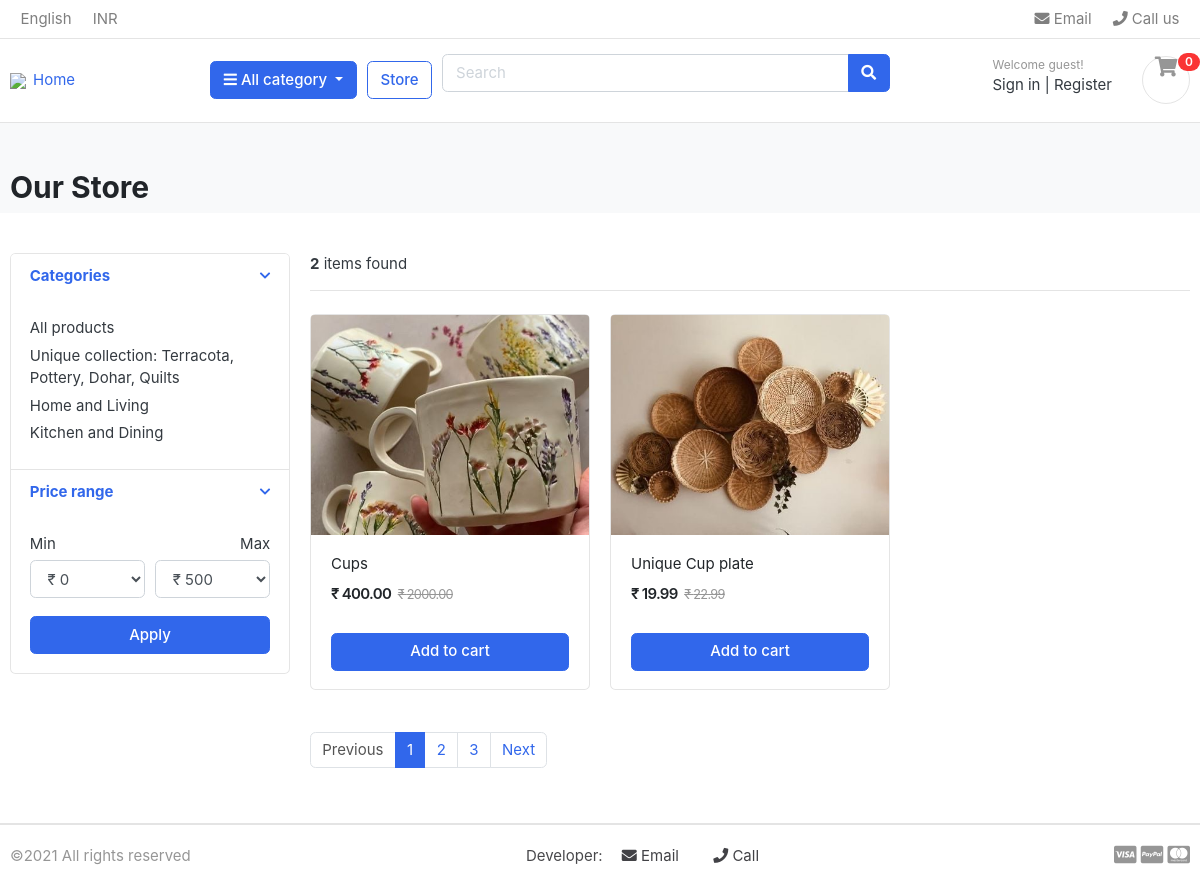
The app's page /shop/category/kitchen-and-dining/ with its own data.
### all_category/models.py (models this page shows, shortened)
class Category(models.Model):
    category_name = models.CharField(max_length=100,unique=True)
    slug = models.SlugField(max_length=100,unique=True)
    category_img = models.ImageField(upload_to="photos/category",blank =True)
    description = models.TextField(max_length=300,blank = True)
    class Meta:
        verbose_name = "category"
        verbose_name_plural = "categories"
    def get_url(self):
        return reverse('products_by_category',args = [self.slug])

### shop/models.py (models this page shows, shortened)
class Product(models.Model):
    items = models.CharField(max_length=120)
    slug = models.SlugField (verbose_name = "slug",allow_unicode = True,unique=True,blank = True,null = True)
    price = models.DecimalField(max_digits=10,decimal_places=2)
    discounted_price = models.DecimalField(max_digits=10,decimal_places=2)
    description = models.TextField()
    image = models.ImageField(max_length=300,upload_to="product_images")
    stock = models.IntegerField(default=0)
    is_available = models.BooleanField(default=True)
    category = models.ForeignKey(Category, on_delete=models.CASCADE)
    created_date = models.DateTimeField(auto_now=True)
    modified_date = models.DateTimeField(auto_now=True)
    def get_url(self):
        return reverse('product_detail',args = [self.category.slug, self.slug])

### shop/views.py (the view)
# urls.py: path("",views.shop,name="shop"),
def shop(request,category_slug= None):
    categories = None
    products = None
    if category_slug !=None:
        categories = get_object_or_404(Category,slug = category_slug )
        products = Product.objects.filter(category = categories,is_available = True)
        product_count = products.count()
    else:
        products = Product.objects.all().filter(is_available=True)
        product_count = products.count()
    context = {"products":products,"product_count":product_count}
    return render(request, "shop/shop.html",context)

### all_category/context_processors.py (called while the page is built)
def menu_links(request):
    links = Category.objects.all()
    return dict(links = links)

### shop/templates/shop/shop.html (shortened to what this page needs)
{%extends 'base.html' %} {%load static%} {%block content%}
<section class="section-pagetop bg" style= "height: 5px;">
  <div class="container" style= "height: 5px;">
     {%if 'search' in request.path%}
<h2 class="title-page">Search Result</h2>
{% else %}
    <h2 class="title-page">Our Store</h2>
{%endif%}
  </div>
</section>
<section class="section-content padding-y">
  <div class="container">
    <div class="row">
      <aside class="col-md-3">
        <div class="card">
          <article class="filter-group">
            <header class="card-header">
              <a
                href="#"
                data-toggle="collapse"
                data-target="#collapse_1"
                aria-expanded="true"
                class=""
              >
                <i class="icon-control fa fa-chevron-down"></i>
                <h6 class="title">Categories</h6>
              </a>
            </header>
            <div class="filter-content collapse show" id="collapse_1" >
              <div class="card-body">
                <ul class="list-menu">
                  <li><a href="{% url 'shop' %}">All products </a></li>
                  {% for category in links %}
                  <li><a href="{{category.get_url }}">{{category.category_name}} </a></li>
                  {%endfor%}
                </ul>
              </div>
            </div>
          </article>
          <article class="filter-group">
            <header class="card-header">
              <a
                href="#"
                data-toggle="collapse"
                data-target="#collapse_3"
                aria-expanded="true"
                class=""
              >
                <i class="icon-control fa fa-chevron-down"></i>
                <h6 class="title">Price range</h6>
              </a>
            </header>
            <div class="filter-content collapse show" id="collapse_3" >
              <div class="card-body">
                <div class="form-row">
                  <div class="form-group col-md-6">
                    <label>Min</label>
                    <select class="mr-2 form-control">
                      <option value="0">&#8377 0</option>
                    </select>
                  </div>
                  <div class="form-group text-right col-md-6">
                    <label>Max</label>
                    <select class="mr-2 form-control">
                      <option value="50">&#8377 500</option>
                    </select>
                  </div>
                </div>
                <button class="btn btn-block btn-primary">Apply</button>
              </div>
            </div>
          </article>
        </div>
      </aside>
      <main class="col-md-9">
        <header class="border-bottom mb-4 pb-3">
          <div class="form-inline">
            <span class="mr-md-auto"> <b>{{product_count}}</b> items found  </span>
          </div>
        </header>
        <div class="row">
          {%if products%}
          {%for product in products%}
          <div class="col-md-4">
            <figure class="card card-product-grid">
              <div class="img-wrap">
                <a href="{{product.get_url}}"><img style="width: 100%;" src="{{product.image.url}}" /></a>
              </div>
              <figcaption class="info-wrap">
                <div class="fix-height">
                  <a href="{{product.get_url}}" class="title"
                    >{{product.items}}</a
                  >
                  <div class="price-wrap mt-2">
                    <span class="price">&#8377 {{product.discounted_price}}</span>
                    <del class="price-old">&#8377 {{product.price}}</del>
                  </div>
                </div>
                <a href="{%url 'cart'%}" class="btn btn-block btn-primary">Add to cart </a>
              </figcaption>
            </figure>
          </div>
          {%endfor%}
          {%else%}
          <div>
            <h2>No result found. Please try again</h2>
          </div>
          {%endif%}
        </div>
        <nav class="mt-4" aria-label="Page navigation sample">
          <ul class="pagination">
            <li class="page-item disabled">
              <a class="page-link" href="#">Previous</a>
            </li>
            <li class="page-item active">
              <a class="page-link" href="#">1</a>
            </li>
            <li class="page-item"><a class="page-link" href="#">2</a></li>
            <li class="page-item"><a class="page-link" href="#">3</a></li>
            <li class="page-item"><a class="page-link" href="#">Next</a></li>
          </ul>
        </nav>
      </main>
    </div>
  </div>
</section>
{%endblock%}

### shop/static/css/ui.css (style rules this page uses)
html { font-family: "Inter", sans-serif; font-size: 15px; }
.img-wrap { text-align: center; display: block; }
.img-wrap img { max-width: 100%; }
.price-wrap { letter-spacing: -0.7px; }
.padding-y { padding-top: 40px; padding-bottom: 40px; }
figure { margin-bottom: 0; }
article:after, .form-group:after { display: block; clear: both; content: ""; }
.bg { background-color: #f8f9fa; }
.title-page { color: #212529; }
[class*=list-] li:after { visibility: hidden; display: block; content: ""; overflow: hidden; height: 0; clear: both; }
.list-menu { list-style: none; margin: 0; padding-left: 0; }
.list-menu li { margin-bottom: 5px; }
.list-menu a { color: #343a40; }
[class*=card-product] a.title { color: #212529; display: block; }
[class*=card-product] .img-wrap { overflow: hidden; position: relative; }
[class*=card-product] .img-wrap img { height: 100%; max-width: 100%; width: auto; display: inline-block; -o-object-fit: cover; object-fit: cover; }
.card-product-grid { margin-bottom: 20px; }
.card-product-grid .img-wrap { border-radius: 0.2rem 0.2rem 0 0; height: 220px; }
.card-product-grid .info-wrap { overflow: hidden; padding: 18px 20px; }
.card-product-grid .fix-height { height: 80px; overflow: hidden; }
.card .img-wrap { overflow: hidden; }
.price { font-weight: 600; color: #212529; }
.price-old { color: #969696; margin-left: 3px; font-size: 85%; }
.icon-control { margin-top: 5px; float: right; font-size: 80%; }
.card-header .title { margin-bottom: 0; line-height: 1.5; }
.filter-group { border-bottom: 1px solid #e4e4e4; }
.filter-group .card-header { border-bottom: 0; }
.filter-group:last-child { border-bottom: 0; }
.section-pagetop { padding: 45px 0; }

### records on screen
Category: category_name "Unique collection: Terracota, Pottery, Dohar, Quilts"
Category: category_name "Home and Living"
Category: category_name "Kitchen and Dining"
Product: image (picture), items "Cups", discounted_price "400.00", price "2000.00"
Product: image (picture), items "Unique Cup plate", discounted_price "19.99", price "22.99"

### other values on screen
{{ product_count }} "2"
